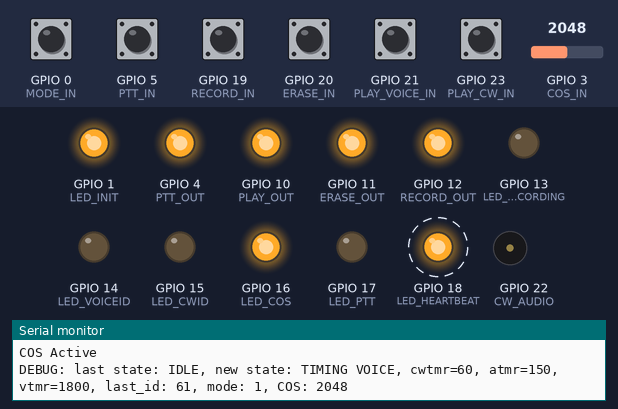
Simulated run of this sketch. Board: ESP32. On the bench: output pins drawn as LEDs (lit = HIGH), buzzer (waves = sounding), the last lines printed to the serial monitor. Dashed ring = blinking. Inputs (shaded band) come from the test bench; at power-on: GPIO 0 (MODE_IN), GPIO 5 (PTT_IN), GPIO 19 (RECORD_IN), GPIO 20 (ERASE_IN), GPIO 21 (PLAY_VOICE_IN), GPIO 23 (PLAY_CW_IN) HIGH, GPIO 3 (COS_IN) = 2048.

Above: at 5.2 s.
5.3 s: GPIO 3 (COS_IN) set to 33
8.8 s: GPIO 3 (COS_IN) set to 28
At 9.9 s:
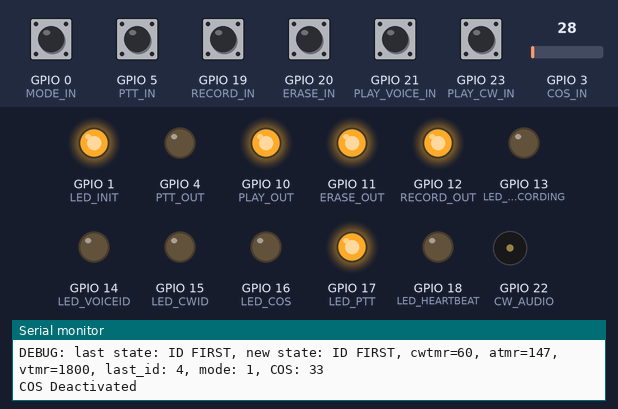
16.4 s: GPIO 3 (COS_IN) set to 140
At 19.8 s:
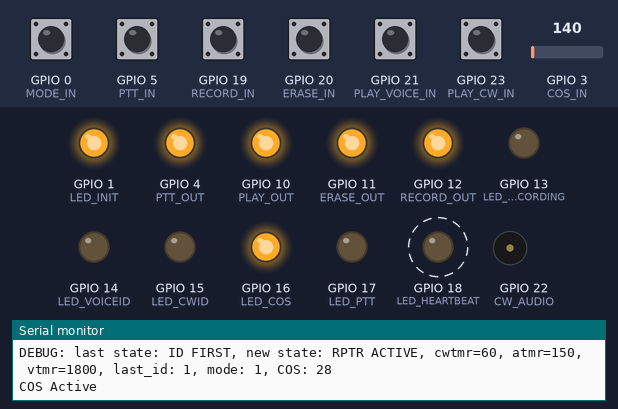
19.9 s: GPIO 21 (PLAY_VOICE_IN) pulled LOW for 0.15 s
At 21.2 s:
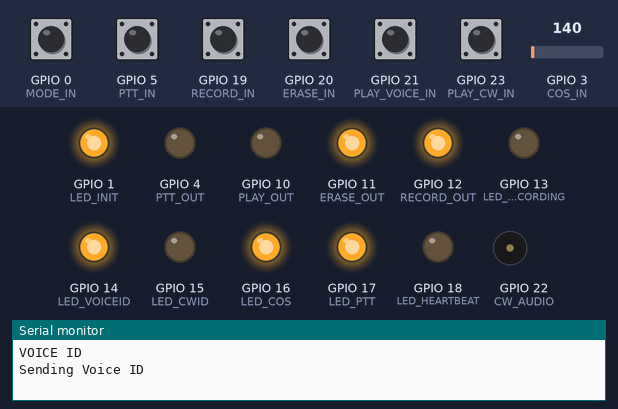
Timing chart, 0 to 22.9 s (numbered marks = the images above; inputs shaded):
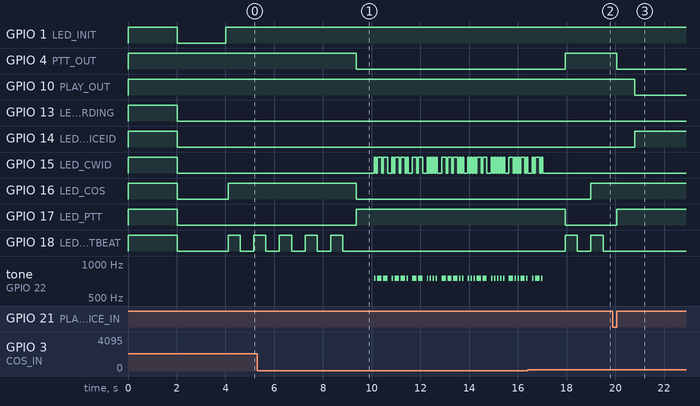

The sketch:

JeepPosse.ino
```cpp
// (licence header left out)
#include <avr/pgmspace.h>

//
// PIN Definitions:  Input and Outputs
//
#define PLAY_VOICE_IN  21          // Send the Voice ID, Play on Voice Bd
#define PLAY_CW_IN     23          // Send a CW ID from the Teensy
#define ERASE_IN       20          // Erase the Voice ID, Erase on Voice Bd
#define RECORD_IN      19          // Record New Voice ID, Record on Voice Bd
#define MODE_IN        0          // Toggle switch for CW only or CW & Voice ID
//
#define LED_INIT       1          // Setup has been executed, stays lit
#define LED_HEARTBEAT  18          // Loop interval, one second pulse
#define LED_PTT        17          // PTT is activated, Microphone front panel
#define LED_COS        16          // COS detected from Repeater Audio feed
#define LED_CWID      15          // CW ID in process
#define LED_VOICEID   14          // Voice ID in process
#define LED_RECORDING 13          // Recording new Voice ID in process
//
#define RPTR_MONITOR  6          // Repeater Monitor Active Low (not used)
#define PTT_IN        5          // Front Panel Microphone, Active Low
//
#define RECORD_OUT    12          // Button on Voice Bd
#define ERASE_OUT     11          // Button on Voice Bd
#define PLAY_OUT      10          // Button on Voice Bd
//
#define CW_AUDIO      22          // PWM Teensy output of CW Audio tone
#define PTT_OUT       4          // PTT to Repeater, Active Low
#define COS_IN        3          // Carrier Detect Input
//
//
//
// General Defines
//
#define CW_TONE      750          // CW ID Tone in Hertz
//
#define MODE_CW_ONLY   0          // Does not play Voice ID
#define MODE_BOTH      1          // Plays both Voice and CW ID's
//
// State Machine Defines
//
#define IDLE              1       // IDLE State
#define TIMING_CW         2       // Timer State:  Detected COS/PTT
#define TIMING_VOICE      3       // Timer State:  Detected COS/PTT
#define CWID              4       // CW ID: Send CW ID now, timer expired
#define VOICEID           5       // Voice ID:  Send Voice ID
#define RPTR_ACTIVE       6       // Time COS/PTT been active
#define ID_FIRST          7       // First ID > 10m on first PTT/COS from IDLE period
//
// Timeouts are in seconds
//
//#define CW_TIMEOUT    600         // Play CW ID every 10m after COS or PTT go active
#define CW_TIMEOUT    60          // Play CW ID every 1m after COS or PTT go active
#define VOICE_TIMEOUT 1800        // Play Voice ID every 30m when IDLE
//#define COS_TIMEOUT   300         // COS/PTT 3m timeout
#define COS_TIMEOUT   150         // COS/PTT 2m timeout
#define VID_TIMEOUT   1200        // 20m after CWID, if we're idle, we VoiceID
//
// All delays are in ms
//
#define RECORDING_DELAY 8000      // Record for 8s
#define ERASE_DELAY     10000     // Erase for 10s
#define VOICEID_DELAY   7000      // 7s for voice id to play
#define PTT_DELAY       750       // 1.5s PTT delay
#define COS_DELAY       100       // delay 100ms between consecutive COS ADC reads
//
#define LED_OFF      LOW
#define LED_ON      HIGH

#define TRUE           0
#define FALSE          1

// this defines the keying level and provides a quick way to change the keying method.
// when we use a LED we need HIGH to turn the LED on and LOW to turn the LED off
// but if we select to connect an external switching hardware , this may need to be reversed
#define MORSE_KEY_DOWN  HIGH
#define MORSE_KEY_UP    LOW

// delay before repeating the message (in Ms)
#define repeatDelayMs 300000

// transmission speed (in words per minute)
#define speedWPM 20

// element duration is according to Farnsworth Technique
// see : http://www.arrl.org/files/file/Technology/x9004008.pdf
#define dotDuration  1200 / speedWPM          // element duration in milliseconds
#define dashDuration        dotDuration * 3

#define interSymbolDuration dotDuration
#define interCharDuration   dotDuration * 3
#define interWordDuration   dotDuration * 7


//
// Global Variables Here
//
boolean mic_ptt;
boolean play_voice;
boolean play_cw;
boolean erase_voice;
boolean record;
boolean voice_bd_reset;

int mode;
int state;
int last_state;

int cw_timer;
int voice_timer;
int activity_timer;
int last_id;

int cos_in;
int rValue = 0;

boolean last_ptt;
boolean last_cos;

char dState[8][16] =
  {
    "UNKNOWN",
    "IDLE",
    "TIMING CW",
    "TIMING VOICE",
    "CW ID",
    "VOICE ID",
    "RPTR ACTIVE",
    "ID FIRST"
  };

//////////////////////////////////////////////////////////////////////////////////////////////
//
// this is the beacon message (only capital letters, numbers and a few symbols - see below)
//
//////////////////////////////////////////////////////////////////////////////////////////////

//char const msg[] = "TEST DE SV1DJG";
char const msg[] = "WPMH835/R";
char const msgTimeout[] = "TIMEOUT";

//
// Morse code table
// ----------------
// Morse code elements are variable length and transmitted Msb first.
// we need to know the length of each element so we save
// it along with the element as the first part of the pair in the table.
//
// Each element is made up from 1's and 0's where:
// 1 means DOT
// 0 mean DASH
// for example, A is DOT-DASH which is translated to 10.
// B is DASH-DOT-DOT-DOT which is translated to 0111 etc.
// these are encoded as binary values and paired with their length
// for example
//    A -> 2,B10
//    B -> 4,B0111
// etc
//
// table of elements for Morse cose numbers do not follow this as all elements are 5 digits long
// (so we save space in the symbol table)
//
byte const letters[] PROGMEM =
{
  2,B10,   // A
  4,B0111, // B
  4,B0101, // C
  3,B011,  // D
  1,B1,    // E
  4,B1101, // F
  3,B001,  // G
  4,B1111, // H
  2,B11,   // I
  4,B1000, // J
  3,B010,  // K
  4,B1011, // L
  2,B00,   // M
  2,B01,   // N
  3,B000,  // O
  4,B1001, // P
  4,B0010, // Q
  3,B101,  // R
  3,B111,  // S
  1,B0,    // T
  3,B110,  // U
  4,B1110, // V
  3,B100,  // W
  4,B0110, // X
  4,B0100, // Y
  4,B0011, // Z
};

byte const numbers[] PROGMEM =
{
  B00000, // 0
  B10000, // 1
  B11000, // 2
  B11100, // 3
  B11110, // 4
  B11111, // 5
  B01111, // 6
  B00111, // 7
  B00011, // 8
  B00001, // 9
};


byte const symbols[] PROGMEM =
{
  6,B101010,  // Full-stop (period)
  6,B001100,  // Comma
  6,B110011,  // Question mark (query)
  5,B01101 ,  // Slash
  5,B01110 ,  // Equals sign
};

// transmits a morse element (either a dot or a dash)
void sendSymbol(boolean sendDot)
{
  digitalWrite(LED_CWID, MORSE_KEY_DOWN);
  tone(CW_AUDIO, CW_TONE);
  delay(sendDot ? dotDuration : dashDuration);
  digitalWrite(LED_CWID, MORSE_KEY_UP);
  noTone(CW_AUDIO);
}

// transmits an ASCII character in Morse Code
void sendCharacter(char c)
{
  byte numberOfBits = 0;
  byte elementCode  = 0;

  if (c >= 'A' && c <='Z')
  {
    int elementIndex = (int)(c-'A');
    numberOfBits = pgm_read_byte(&letters[elementIndex * 2]);
    elementCode  = pgm_read_byte(&letters[elementIndex * 2 + 1]);
  }
  else if (c >= '0' && c <='9')
  {
    int elementIndex = (int)(c-'0');
    numberOfBits = 5;
    elementCode  = pgm_read_byte(&numbers[elementIndex]);
  }
  else if (c == ' ')
  {
    // adjust delay because we have already "waited" for a character separation duration
    // NOTE:this delay will not be 100% accurate if the first character in the message is SPACE
    delay(interWordDuration-interCharDuration);
  }
  else
  {
    int elementIndex = -1;

    if (c == '.')      elementIndex = 0;
    else if (c == ',') elementIndex = 1;
    else if (c == '?') elementIndex = 2;
    else if (c == '/') elementIndex = 3;
    else if (c == '=') elementIndex = 4;

    if (elementIndex != -1)
    {
      numberOfBits = pgm_read_byte(&symbols[elementIndex * 2]);
      elementCode  = pgm_read_byte(&symbols[elementIndex * 2 + 1]);
    }
  }


  if (numberOfBits > 0)
  {
    byte mask = 0x01 << (numberOfBits - 1);

    while (numberOfBits > 0 )
    {

      sendSymbol((elementCode & mask) == mask);
      delay(interSymbolDuration);
      mask = mask >> 1;
      --numberOfBits;
    }
     // adjust delay because we have already "waited" for a dot duration
     delay(interCharDuration - interSymbolDuration);
   }

}

// transmits an ASCII message in Morse Code
void sendCWID(const char* msg)
{
  // trigger PTT so we send ID over repeater
  digitalWrite(PTT_OUT, LOW);
  digitalWrite(LED_PTT, LED_ON);

  delay(PTT_DELAY);

  while (*msg)
    sendCharacter(*msg++);

  delay(PTT_DELAY);

  // turn off PTT at the end
  digitalWrite(PTT_OUT, HIGH);
  digitalWrite(LED_PTT, LED_OFF);
}

// transmits Voice ID via external board
void sendVoiceID()
{
  Serial.print("Sending Voice ID\n");
  digitalWrite(PTT_OUT, LOW);
  digitalWrite(LED_PTT, LED_ON);

  delay(PTT_DELAY);

  digitalWrite(PLAY_OUT, LOW);
  digitalWrite(LED_VOICEID, LED_ON);

  // TODO: Ideally we want program to continue while output is low
  //       as believe voice play stops when we toggle back high

  delay(VOICEID_DELAY);

  digitalWrite(PLAY_OUT, HIGH);
  digitalWrite(LED_VOICEID, LED_OFF);

  delay(PTT_DELAY);

  // turn off PTT at the end
  digitalWrite(PTT_OUT, HIGH);
  digitalWrite(LED_PTT, LED_OFF);

  Serial.print("End Voice ID\n");
}

//
// Reset the external Voice ID board
//
void resetVoiceBd()
{
  //  digitalWrite(RESET_OUT, LOW);
  delay(500);
  //  digitalWrite(RESET_OUT, HIGH);
}

//
// Erase stored Voice ID
//
void eraseVoice()
{
  digitalWrite(ERASE_OUT, LOW);
  delay(ERASE_DELAY);
  digitalWrite(ERASE_OUT, HIGH);
  Serial.print("Voice ID Erased\n");
}

//
// Record New Voice ID
//
void recordVoiceID()
{
  // Enable recording for max of 7 seconds
  digitalWrite(LED_RECORDING, LED_ON);
  digitalWrite(RECORD_OUT, LOW);

  delay(RECORDING_DELAY);

  digitalWrite(RECORD_OUT, HIGH);
  digitalWrite(LED_RECORDING, LED_OFF);

  Serial.print("Voice ID Recorded\n");
}

//
// readCOS()
//
boolean readCOS()
{

  rValue = analogRead(COS_IN);
  delay(COS_DELAY);
  rValue += analogRead(COS_IN);

  rValue = rValue/2;

  //  Serial.printf("COS: %3d\n", rValue);

  if (rValue > 30) return HIGH;

  return LOW;
}

//
// readInputs()
//
void readInputs()
{

  mic_ptt = digitalRead(PTT_IN);
  play_voice = digitalRead(PLAY_VOICE_IN);
  play_cw = digitalRead(PLAY_CW_IN);
  erase_voice = digitalRead(ERASE_IN);
  record = digitalRead(RECORD_IN);
  mode = digitalRead(MODE_IN);

  cos_in = readCOS();
}


//
// execCommands()
//
void execCommands()
{
  // Low Priority:  Handle Front Panel Buttons
  //
  if (play_cw == LOW)
      state = CWID;

  else if (play_voice == LOW)
      state = VOICEID;

  //  if (voice_bd_reset == LOW)
  //      resetVoiceBd();

  if (record == LOW)
      recordVoiceID();

  else if (erase_voice == LOW)
      eraseVoice();

  // Med Priority:  Handle COS input
  //
  if (cos_in == HIGH) {
    if (last_cos == LOW)
      Serial.print("COS Active\n");
    last_cos = HIGH;
    // light the COS LED
    digitalWrite(LED_COS, LED_ON);
    }
  else {
      if (last_cos == HIGH)
	Serial.print("COS Deactivated\n");
      last_cos = LOW;
      digitalWrite(LED_COS, LED_OFF);
    }

  // High Priority:  Handle PTT
  //
  if (mic_ptt == LOW) {
    if (last_ptt == HIGH)
      Serial.print("PTT Active\n");
    last_ptt = LOW;
    digitalWrite(LED_PTT, LED_ON);
    digitalWrite(PTT_OUT, LOW);
  }
  else {
    digitalWrite(LED_PTT, LED_OFF);
    digitalWrite(PTT_OUT, HIGH);
    if (last_ptt == LOW)
      Serial.print("PTT Deactivated\n");
    last_ptt = HIGH;
  }

  //  Serial.printf("execCmd:  [COS]: %d, [PTT]: %d\n", cos_in, mic_ptt);
}

//
// Initialization Function - executed once
//
void setup()
{
  int x = 0;
  int value = 0;

  // Initilize Pins
  //
  pinMode(PTT_IN, INPUT_PULLUP);
  pinMode(PLAY_VOICE_IN, INPUT_PULLUP);
  pinMode(PLAY_CW_IN, INPUT_PULLUP);
  pinMode(ERASE_IN, INPUT_PULLUP);
  pinMode(RECORD_IN, INPUT_PULLUP);
  pinMode(MODE_IN, INPUT_PULLUP);

  analogReference(DEFAULT);
  for (x = 0; x < 100; x++) {
    value += analogRead(COS_IN);
  }

  pinMode(LED_INIT, OUTPUT);
  pinMode(LED_HEARTBEAT, OUTPUT);
  pinMode(LED_PTT, OUTPUT);
  pinMode(LED_COS, OUTPUT);
  pinMode(LED_CWID, OUTPUT);
  pinMode(LED_VOICEID, OUTPUT);
  pinMode(LED_RECORDING, OUTPUT);

  // pinMode(CW_AUDIO, ????);

  pinMode(PTT_OUT, OUTPUT);
  pinMode(PLAY_OUT, OUTPUT);
  pinMode(RECORD_OUT, OUTPUT);
  pinMode(ERASE_OUT, OUTPUT);
  //  pinMode(RESET_OUT, OUTPUT);


  // preset digital outputs
  digitalWrite(PTT_OUT, HIGH);
  digitalWrite(PLAY_OUT, HIGH);
  digitalWrite(RECORD_OUT, HIGH);
  digitalWrite(ERASE_OUT, HIGH);

  // Initialize State Machine to IDLE
  //
  state = IDLE;
  last_state = DEFAULT;

  // Voice_Bd_Reset the timer counts
  //
  cw_timer = CW_TIMEOUT;
  voice_timer = VOICE_TIMEOUT;
  activity_timer = COS_TIMEOUT;
  last_id = CW_TIMEOUT;

  // voice_bd_reset globals
  //
  play_voice = HIGH;
  play_cw = HIGH;
  erase_voice = HIGH;
  record = HIGH;
  mode = MODE_BOTH;
  voice_bd_reset = HIGH;

  // initialize carrier operated squelch
  //
  cos_in = 0;
  mic_ptt = HIGH;

  // initialize states for printing
  //
  last_ptt = HIGH;
  last_cos = LOW;

  // Flash LED's during Init
  //
  digitalWrite(LED_INIT, LED_ON);
  digitalWrite(LED_HEARTBEAT, LED_ON);
  digitalWrite(LED_PTT, LED_ON);
  digitalWrite(LED_COS, LED_ON);
  digitalWrite(LED_CWID, LED_ON);
  digitalWrite(LED_VOICEID, LED_ON);
  digitalWrite(LED_RECORDING, LED_ON);

  delay(2000);

  digitalWrite(LED_INIT, LED_OFF);
  digitalWrite(LED_HEARTBEAT, LED_OFF);
  digitalWrite(LED_PTT, LED_OFF);
  digitalWrite(LED_COS, LED_OFF);
  digitalWrite(LED_CWID, LED_OFF);
  digitalWrite(LED_VOICEID, LED_OFF);
  digitalWrite(LED_RECORDING, LED_OFF);

  delay(2000);

  // Leave this LED on at end of INIT function
  digitalWrite(LED_INIT, LED_ON);

  Serial.begin(9600);
}

// Main Repeater Controller Loop
//
// Description:
//
// This routine will loop endlessely executing a simple state machine
// that performs necessary ID'ng of the 2m repeater for Part 97 rules.
// When the repeater is idle, every 30m the repeater will key a voice ID
// board to play a Voice ID message.  If from IDLE, the repeater generates
// transmission, Carrier Detect is determined at which time an ID will be
// sent when PTT is non-active.  Then, 10m later a CW Id will be sent.
//
// The routine calls series of functions to read input from some switches,
// from the PTT and Monitor lines to perform specific actions such as
// recording a message, playing a Voice or CW Id or erasing a Voice ID.
//
// Note:  Currently the CW Id is burned into the code.  User must keep the
//        voice ID same as CW Id.
//
// See the design document for schematic and details on operational control.
//
void loop()
{

  // Read Inputs
  readInputs();

  // Execute FrontPanel commands
  execCommands();

  // Execute State Machine
  switch (state)
    {
    case IDLE:
      last_state = IDLE;
      // reset timeout counters
      cw_timer = CW_TIMEOUT;
      voice_timer = VOICE_TIMEOUT;
      activity_timer = COS_TIMEOUT;
      if (mode == MODE_BOTH)
	state = TIMING_VOICE;
      else
	state = TIMING_CW;
      break;

    case TIMING_CW:
      last_state = TIMING_CW;
      if (--cw_timer <= 0)
	state = CWID;
      else if ((mic_ptt == LOW) || (cos_in == HIGH)) {
	state = RPTR_ACTIVE;
	activity_timer = COS_TIMEOUT;
      }
      break;

    case TIMING_VOICE:
      last_state = TIMING_VOICE;
      // if we've timed out, immediately send appropriate ID
      if (--voice_timer <= 0) {
	  if (mode == MODE_BOTH)
	    state = VOICEID;
	  else
	    state = IDLE;
      }
      // Check to see if Repeater has gone active
      else if ((mic_ptt == LOW) || (cos_in == HIGH)) {
	if (last_id >= CW_TIMEOUT) {
	  state = ID_FIRST;
	  last_id = 0;
	}
	else
	  state = RPTR_ACTIVE;
      }
      break;

    case ID_FIRST:
      voice_timer = VOICE_TIMEOUT;
      last_state = ID_FIRST;
      if ((mic_ptt == HIGH) && (cos_in == LOW)) {
	sendCWID(msg);
	activity_timer = COS_TIMEOUT;
	state = RPTR_ACTIVE;
	last_id = 0;
      }
      else if (--activity_timer <= 0) {
	Serial.printf("Sending Timeout Msg\n");
	sendCWID(msgTimeout);
	sendCWID(msg);
	activity_timer = COS_TIMEOUT;
	state = RPTR_ACTIVE;
	last_id = 0;
      }
      break;

    case RPTR_ACTIVE:
      last_state = RPTR_ACTIVE;
      if ((mic_ptt == HIGH) && (cos_in == LOW)) {
	state = TIMING_CW;
	activity_timer = COS_TIMEOUT;
      }
      else if (--activity_timer <= 0) {
	Serial.printf("Sending Timeout Msg\n");
	sendCWID(msgTimeout);
	activity_timer = COS_TIMEOUT;
      }
      else if (--cw_timer == 0) {
	state = CWID;
      }
      break;

    case CWID:
      Serial.print("CW ID\n");
      last_state = CWID;
      sendCWID(msg);
      last_id = 0;
      state = IDLE;
      break;

    case VOICEID:
      Serial.print("VOICE ID\n");
      last_state = VOICEID;
      sendVoiceID();
      state = IDLE;
      break;

    default:
      break;
    }

  // This counter keeps track of last time we ID'd
  ++last_id;

  //
  // Blinky Heartbeat LED
  //
  digitalWrite(LED_HEARTBEAT, LED_ON);

  // wait and repeat
  delay(500);

  digitalWrite(LED_HEARTBEAT, LED_OFF);

  // wait and repeat
  delay(400);


  Serial.printf("DEBUG: last state: %s, new state: %s, cwtmr=%d, atmr=%d, vtmr=%d, last_id: %d, mode: %d, COS: %d\n", dState[last_state], dState[state], cw_timer, activity_timer, voice_timer, last_id, mode, rValue);
}
```

Measured:
- the behaviour switches between 31 and 30 on GPIO 3 (COS_IN) (found by bisection; images 0 and 1)
- after the input at 8.8 s, GPIO 4 (PTT_OUT), GPIO 16 (LED_COS): HIGH → LOW after 0.56 s
- after the input at 16.4 s, GPIO 16 (LED_COS): LOW → HIGH after 2.6 s
- after the input at 19.9 s, GPIO 4 (PTT_OUT): HIGH → LOW after 0.15 s; GPIO 10 (PLAY_OUT): HIGH → LOW after 0.90 s; GPIO 14 (LED_VOICEID): LOW → HIGH after 0.90 s; GPIO 17 (LED_PTT): LOW → HIGH after 0.15 s; GPIO 18 (LED_HEARTBEAT): stops changing and stays LOW
- by itself, GPIO 18 (LED_HEARTBEAT): alternates HIGH for 0.50 s and LOW for 0.55 s
